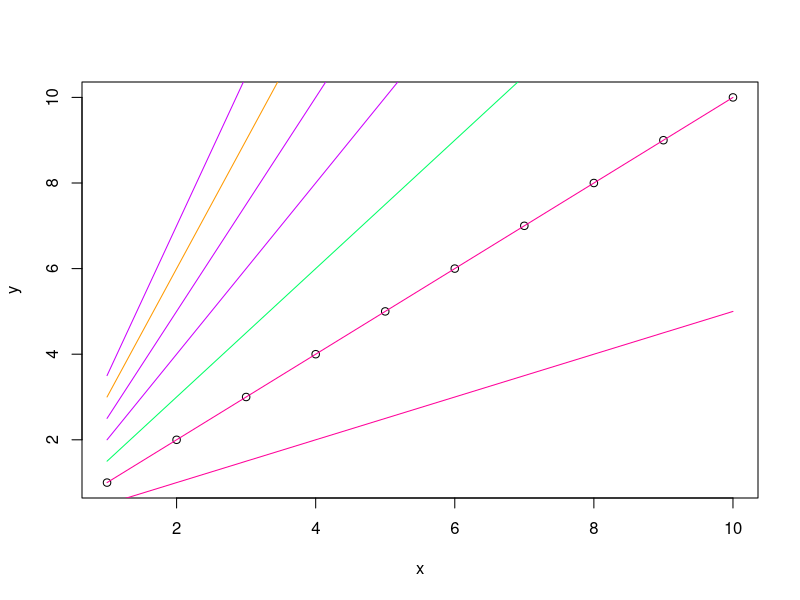
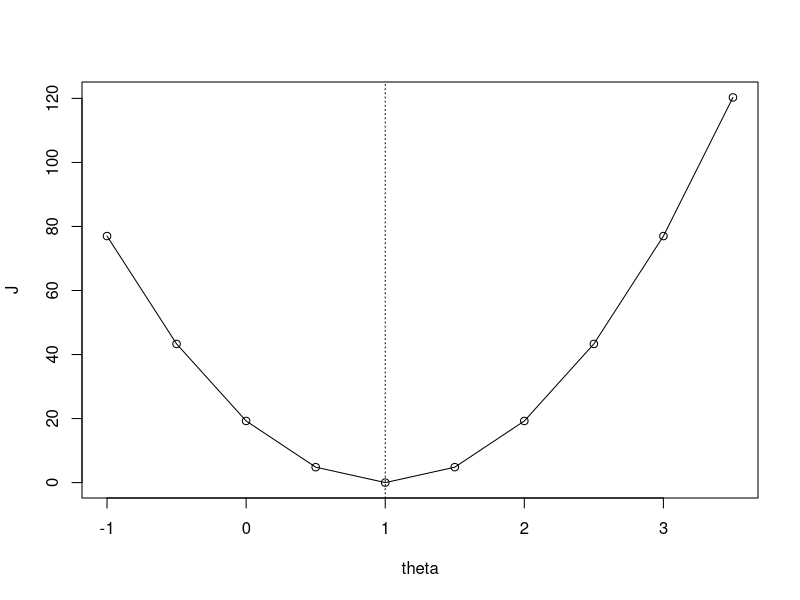
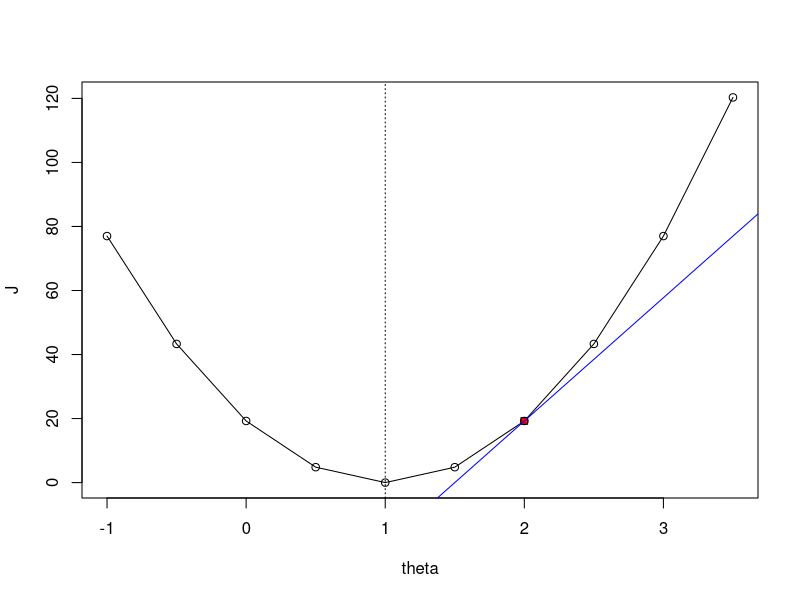
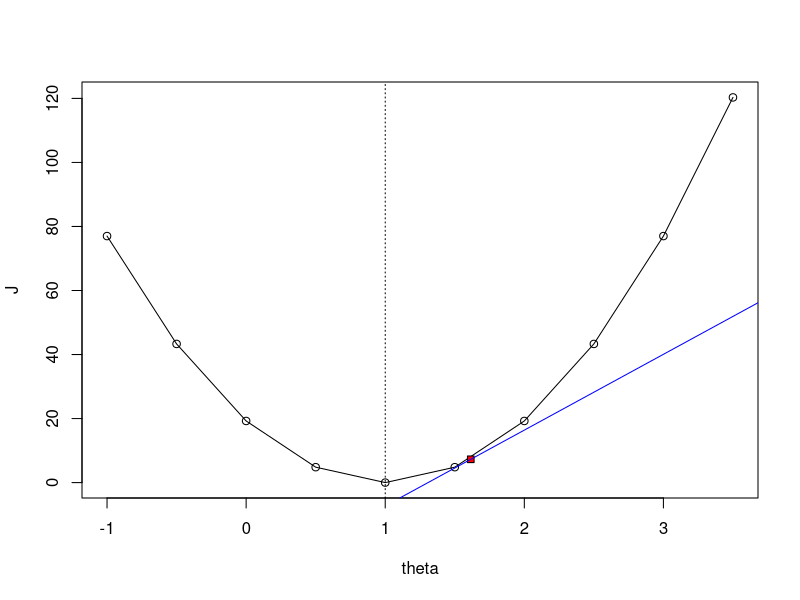
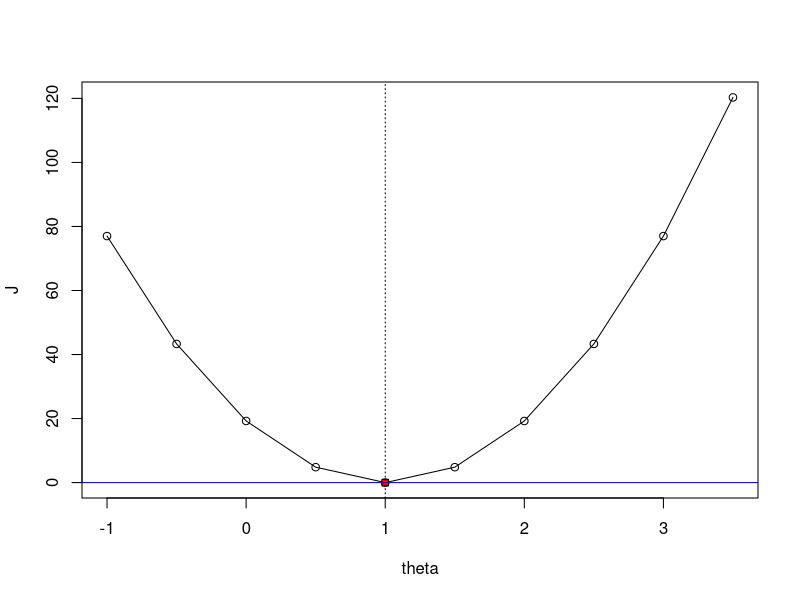
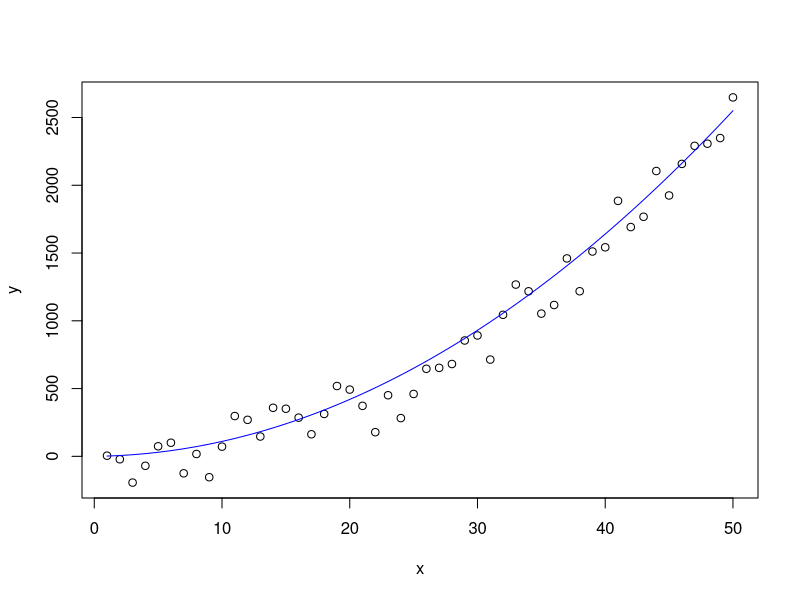

Generate these figures, in order, with R:
## ---- chunk 1
# Create x and y variables
x = 1:10
y = x

# create values of theta
theta = seq(from = -1, by = 0.5, length.out=length(x))

# plot all possibilities of h
plot(x,y)
for (i in 1:length(x)){
h = theta[i] * x
lines(x,h,col=sample(rainbow(length(x))))
}

# initialize the  cost function
J = numeric()

# Calculate the value of J for each value of theta
for (i in 1:length(x)){
h = theta[i] * x
J[i] = (1/(2*length(x))) * sum((h - y)^2)
}

# find theta1
theta1 = theta[which(J == min(J))]

# plot
plot(theta,J)
lines(theta,J)
abline(v = theta1,lty = 3)
## ---- chunk 2
theta.temp = 2
Jtemp = (1/(2*length(x))) * sum((theta.temp*x - y)^2)

## find the derivative
beta1 = (1/length(x)) * sum(((theta.temp*x)-y)*x) #slope = derivative
beta0 = Jtemp - (beta1*theta.temp) #find intercept

# plot
plot(theta,J)
lines(theta,J)
abline(v = theta1,lty = 3)
points(theta.temp,Jtemp, pch = 22, bg = "red")
abline(beta0,beta1, col = "blue")
## ---- chunk 3
alpha = 0.01
theta.temp = theta.temp - (alpha*beta1) #update
Jtemp = (1/(2*length(x))) * sum((theta.temp*x - y)^2)

## find the derivative
beta1 = (1/length(x)) * sum(((theta.temp*x)-y)*x) #slope = derivative
beta0 = Jtemp - (beta1*theta.temp) #find intercept

# plot
plot(theta,J)
lines(theta,J)
abline(v = theta1,lty = 3)
points(theta.temp,Jtemp, pch = 22, bg = "red")
abline(beta0,beta1, col = "blue")
## ---- chunk 4
# plot
plot(theta,J)
lines(theta,J)
abline(v = theta1,lty = 3)
points(1,0, pch = 22, bg = "red")
abline(0,0, col = "blue")
## ---- chunk 5
set.seed(10)
n = 50
x = 1:n
y = x + x^2 + rnorm(n, 0, 150)

plot(x,y)
lines(x, x + x^2, col = "blue")
